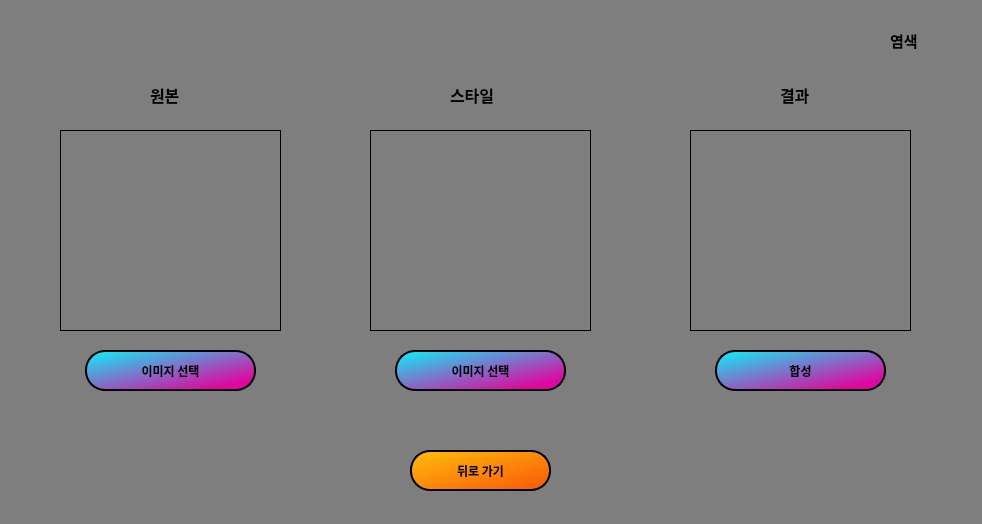
<?xml version="1.0" encoding="UTF-8"?>
<ui version="4.0">
 <class>Dye</class>
 <widget class="QWidget" name="Dye">
  <property name="geometry">
   <rect>
    <x>0</x>
    <y>0</y>
    <width>982</width>
    <height>524</height>
   </rect>
  </property>
  <property name="windowTitle">
   <string>Dye</string>
  </property>
  <property name="styleSheet">
   <string notr="true">background-color:rgb(126, 126, 126)</string>
  </property>
  <widget class="QLabel" name="label">
   <property name="geometry">
    <rect>
     <x>10</x>
     <y>10</y>
     <width>181</width>
     <height>51</height>
    </rect>
   </property>
   <property name="font">
    <font>
     <family>Bahnschrift Light</family>
     <pointsize>20</pointsize>
    </font>
   </property>
   <property name="text">
    <string/>
   </property>
   <property name="pixmap">
    <pixmap>title.png</pixmap>
   </property>
   <property name="scaledContents">
    <bool>true</bool>
   </property>
  </widget>
  <widget class="QLabel" name="label_2">
   <property name="geometry">
    <rect>
     <x>890</x>
     <y>20</y>
     <width>51</width>
     <height>41</height>
    </rect>
   </property>
   <property name="font">
    <font>
     <family>Noto Sans KR</family>
     <pointsize>11</pointsize>
     <weight>75</weight>
     <bold>true</bold>
    </font>
   </property>
   <property name="text">
    <string>&lt;html&gt;&lt;head/&gt;&lt;body&gt;&lt;p&gt;&lt;span style=&quot; font-size:11pt;&quot;&gt;염색&lt;/span&gt;&lt;/p&gt;&lt;/body&gt;&lt;/html&gt;</string>
   </property>
  </widget>
  <widget class="QPushButton" name="pushButton">
   <property name="geometry">
    <rect>
     <x>410</x>
     <y>450</y>
     <width>141</width>
     <height>41</height>
    </rect>
   </property>
   <property name="font">
    <font>
     <family>Noto Sans KR</family>
     <weight>75</weight>
     <bold>true</bold>
    </font>
   </property>
   <property name="styleSheet">
    <string notr="true">QPushButton{
	background-color: qlineargradient(spread:pad, x1:0, y1:0, x2:1, y2:1, stop:0 rgba(255, 190, 11, 255), stop:1 rgba(251, 86, 7, 255));
	border-radius: 20px;
	border-style: solid;
	border-width: 1.5px;
	border-color: black;
}
 QPushButton:pressed {
     background-color: rgb(255, 168, 96)
 }</string>
   </property>
   <property name="text">
    <string>뒤로 가기</string>
   </property>
  </widget>
  <widget class="QLabel" name="label_5">
   <property name="geometry">
    <rect>
     <x>780</x>
     <y>80</y>
     <width>41</width>
     <height>31</height>
    </rect>
   </property>
   <property name="font">
    <font>
     <family>Noto Sans KR</family>
     <weight>75</weight>
     <bold>true</bold>
    </font>
   </property>
   <property name="text">
    <string>&lt;html&gt;&lt;head/&gt;&lt;body&gt;&lt;p&gt;&lt;span style=&quot; font-size:12pt; font-weight:600;&quot;&gt;결과&lt;/span&gt;&lt;/p&gt;&lt;/body&gt;&lt;/html&gt;</string>
   </property>
  </widget>
  <widget class="QLabel" name="label_3">
   <property name="geometry">
    <rect>
     <x>150</x>
     <y>80</y>
     <width>41</width>
     <height>31</height>
    </rect>
   </property>
   <property name="font">
    <font>
     <family>Noto Sans KR</family>
     <weight>75</weight>
     <bold>true</bold>
    </font>
   </property>
   <property name="text">
    <string>&lt;html&gt;&lt;head/&gt;&lt;body&gt;&lt;p&gt;&lt;span style=&quot; font-size:12pt; font-weight:600;&quot;&gt;원본&lt;/span&gt;&lt;/p&gt;&lt;/body&gt;&lt;/html&gt;</string>
   </property>
  </widget>
  <widget class="QLabel" name="label_4">
   <property name="geometry">
    <rect>
     <x>450</x>
     <y>80</y>
     <width>61</width>
     <height>31</height>
    </rect>
   </property>
   <property name="font">
    <font>
     <family>Noto Sans KR</family>
     <weight>75</weight>
     <bold>true</bold>
    </font>
   </property>
   <property name="text">
    <string>&lt;html&gt;&lt;head/&gt;&lt;body&gt;&lt;p&gt;&lt;span style=&quot; font-size:12pt; font-weight:600;&quot;&gt;스타일&lt;/span&gt;&lt;/p&gt;&lt;/body&gt;&lt;/html&gt;</string>
   </property>
  </widget>
  <widget class="QPushButton" name="dyeOriginalUpload">
   <property name="geometry">
    <rect>
     <x>85</x>
     <y>350</y>
     <width>171</width>
     <height>41</height>
    </rect>
   </property>
   <property name="font">
    <font>
     <family>Noto Sans KR</family>
     <weight>75</weight>
     <bold>true</bold>
    </font>
   </property>
   <property name="styleSheet">
    <string notr="true">QPushButton{
	background-color: qlineargradient(spread:pad, x1:0, y1:0, x2:0.857143, y2:0.857955, stop:0 rgba(10, 242, 251, 255), stop:1 rgba(224, 6, 159, 255));
	border-radius: 20px;
	border-style: solid;
	border-width: 1.5px;
	border-color: black;
}
 QPushButton:pressed {
     background-color: qlineargradient(spread:pad, x1:0, y1:0, x2:0.857143, y2:0.857955, stop:0 rgba(224, 6, 159, 255), stop:1 rgba(10, 242, 251, 255));
 }
</string>
   </property>
   <property name="text">
    <string>이미지 선택</string>
   </property>
  </widget>
  <widget class="QPushButton" name="dyeStyleUpload">
   <property name="geometry">
    <rect>
     <x>395</x>
     <y>350</y>
     <width>171</width>
     <height>41</height>
    </rect>
   </property>
   <property name="font">
    <font>
     <family>Noto Sans KR</family>
     <weight>75</weight>
     <bold>true</bold>
    </font>
   </property>
   <property name="styleSheet">
    <string notr="true">QPushButton{
	background-color: qlineargradient(spread:pad, x1:0, y1:0, x2:0.857143, y2:0.857955, stop:0 rgba(10, 242, 251, 255), stop:1 rgba(224, 6, 159, 255));
	border-radius: 20px;
	border-style: solid;
	border-width: 1.5px;
	border-color: black;
}
 QPushButton:pressed {
     background-color: qlineargradient(spread:pad, x1:0, y1:0, x2:0.857143, y2:0.857955, stop:0 rgba(224, 6, 159, 255), stop:1 rgba(10, 242, 251, 255));
 }
</string>
   </property>
   <property name="text">
    <string>이미지 선택</string>
   </property>
  </widget>
  <widget class="QPushButton" name="dyeResult">
   <property name="geometry">
    <rect>
     <x>715</x>
     <y>350</y>
     <width>171</width>
     <height>41</height>
    </rect>
   </property>
   <property name="font">
    <font>
     <family>Noto Sans KR</family>
     <weight>75</weight>
     <bold>true</bold>
    </font>
   </property>
   <property name="styleSheet">
    <string notr="true">QPushButton{
	background-color: qlineargradient(spread:pad, x1:0, y1:0, x2:0.857143, y2:0.857955, stop:0 rgba(10, 242, 251, 255), stop:1 rgba(224, 6, 159, 255));
	border-radius: 20px;
	border-style: solid;
	border-width: 1.5px;
	border-color: black;
}
 QPushButton:pressed {
     background-color: qlineargradient(spread:pad, x1:0, y1:0, x2:0.857143, y2:0.857955, stop:0 rgba(224, 6, 159, 255), stop:1 rgba(10, 242, 251, 255));
 }
</string>
   </property>
   <property name="text">
    <string>합성</string>
   </property>
  </widget>
  <widget class="QLabel" name="originalLabel">
   <property name="geometry">
    <rect>
     <x>60</x>
     <y>130</y>
     <width>221</width>
     <height>201</height>
    </rect>
   </property>
   <property name="frameShape">
    <enum>QFrame::Box</enum>
   </property>
   <property name="text">
    <string/>
   </property>
   <property name="pixmap">
    <pixmap>defaultpic.png</pixmap>
   </property>
   <property name="scaledContents">
    <bool>true</bool>
   </property>
  </widget>
  <widget class="QLabel" name="originalLabel_2">
   <property name="geometry">
    <rect>
     <x>370</x>
     <y>130</y>
     <width>221</width>
     <height>201</height>
    </rect>
   </property>
   <property name="frameShape">
    <enum>QFrame::Box</enum>
   </property>
   <property name="text">
    <string/>
   </property>
   <property name="pixmap">
    <pixmap>defaultpic.png</pixmap>
   </property>
   <property name="scaledContents">
    <bool>true</bool>
   </property>
  </widget>
  <widget class="QLabel" name="dyeResultImg">
   <property name="geometry">
    <rect>
     <x>690</x>
     <y>130</y>
     <width>221</width>
     <height>201</height>
    </rect>
   </property>
   <property name="frameShape">
    <enum>QFrame::Box</enum>
   </property>
   <property name="text">
    <string/>
   </property>
   <property name="pixmap">
    <pixmap>defaultpic.png</pixmap>
   </property>
   <property name="scaledContents">
    <bool>true</bool>
   </property>
  </widget>
 </widget>
 <resources/>
 <connections>
  <connection>
   <sender>pushButton</sender>
   <signal>clicked()</signal>
   <receiver>Dye</receiver>
   <slot>btn_third_to_main()</slot>
   <hints>
    <hint type="sourcelabel">
     <x>410</x>
     <y>450</y>
    </hint>
    <hint type="destinationlabel">
     <x>162</x>
     <y>340</y>
    </hint>
   </hints>
  </connection>
 </connections>
 <slots>
  <slot>btn_third_to_main()</slot>
 </slots>
</ui>
